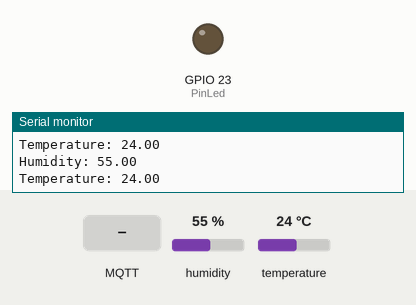
This sketch was run on a simulated ESP32. On the bench: output pins drawn as LEDs (lit = HIGH), the last lines printed to the serial monitor. The inputs (shaded band) are chosen by the test bench; at power-on: humidity 55 %, temperature 24 °C. WiFi joins after 1.5 s; servers stay silent unless stated; random numbers use the default seed unless the sketch sets one; no MQTT or app messages arrive unless stated.

Above: at 2.7 s.
2.8 s: MQTT message "ON" arrives on the first subscribed topic
At 4.0 s:
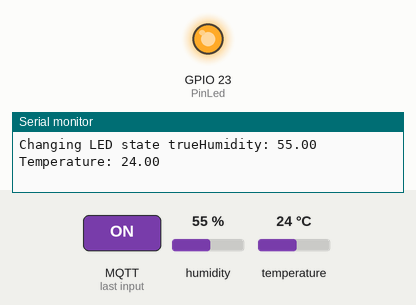
7.1 s: MQTT message "OFF" arrives on the first subscribed topic
At 9.0 s:
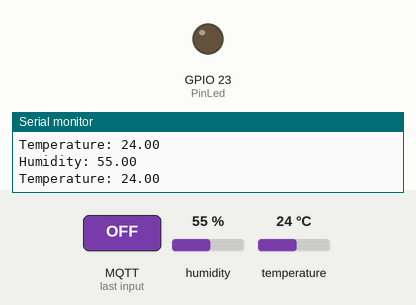
Timing chart, 0 to 10.5 s (numbered marks = the images above; inputs shaded):
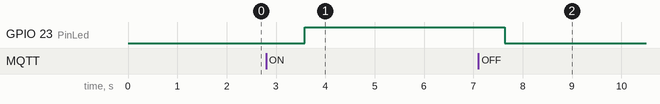

Measured:
- after the input at 2.8 s, GPIO 23 (PinLed): LOW → HIGH after 0.78 s
- after the input at 7.1 s, GPIO 23 (PinLed): HIGH → LOW after 0.54 s

The sketch:

MQTT.ino
```cpp
#include <Arduino.h>
#include <WiFi.h>
#include <DHT.h>
#include <PubSubClient.h>

#define DHTPIN 4
#define DHTTYPE DHT11
const int PinLed = 23;


WiFiClient wifiClient;
PubSubClient mqttClient(wifiClient);

//Ip = http://192.168.43.163/


DHT dht(DHTPIN, DHTTYPE);

const char* ssid = "Batiana mohamed";
const char* password = "60010758";


char *mqttServer = "broker.hivemq.com";
int mqttPort = 1883;

void setupMQTT() {
  mqttClient.setServer(mqttServer, mqttPort);
//  mqttClient.setCallback(callback);
}

void reconnect() {
  Serial.println("Connecting to MQTT Broker...");
  while (!mqttClient.connected()) {
      Serial.println("Reconnecting to MQTT Broker..");
      String clientId = "ESP32Client-";
      clientId += String(random(0xffff), HEX);

      if (mqttClient.connect(clientId.c_str())) {
        Serial.println("Connected.");
        // subscribe to topic
        mqttClient.subscribe("esp32/message");//Souscription au nom du topic envoyé par le mqtt out dans nod red et récupéré dans hivemq
      }
  }
}

void callback(String topic, byte* message, unsigned int length) {
  Serial.print("Message arrived on topic: ");
  Serial.print(topic);
  Serial.print(". Message: ");
  String messageTemp;


  for (int i = 0; i < length; i++) {
    Serial.print((char)message[i]);
    messageTemp += (char)message[i];
  }
  Serial.println();

  // Feel free to add more if statements to control more GPIOs with MQTT

  // If a message is received on the topic room/lamp, you check if the message is either on or off. Turns the lamp GPIO according to the message
  if(topic=="esp32/message"){
      Serial.print("Changing LED state ");
      if(messageTemp == "ON"){
        digitalWrite(PinLed, HIGH);
        Serial.print("true");
      }
      else if(messageTemp == "OFF"){
        digitalWrite(PinLed, LOW);
        Serial.print("false");
      }
  }
}

void setup() {
  Serial.begin(115200);
  WiFi.begin(ssid, password);
    while (WiFi.status() != WL_CONNECTED) {
      delay(500);

    Serial.print ("IP du serveur:");
    Serial.println (WiFi.localIP ());

      Serial.print(".");
    }
    Serial.println("");
     Serial.println("Connected to Wi-Fi");

     pinMode(23,OUTPUT);

  setupMQTT();
  mqttClient.setCallback(callback); //Activé la réception de donnée envoyé par le notered via le broker d'hivemq
    dht.begin();
}


void loop() {
  if (!mqttClient.connected())
    reconnect();
  mqttClient.loop();
  long now = millis();
  long previous_time = 0;

  if (now - previous_time > 1000) {
    previous_time = now;


float h = dht.readHumidity();

float t = dht.readTemperature();


//Serial.print(F("Humidity: "));
//Serial.print(h);
    char humString[8];
    dtostrf(h, 1, 2, humString);
    Serial.print("Humidity: ");
    Serial.println(humString);
    mqttClient.publish("esp32/humidity", humString);


//   Serial.println(F("%  Temperature: "));
//  Serial.print(t);
//  Serial.print(F("°C "));
   char tempString[8];
    dtostrf(t, 1, 2, tempString);
    Serial.print("Temperature: ");
    Serial.println(tempString);
    mqttClient.publish("esp32/temperature", tempString);


    delay(1000);


  }
}
```
